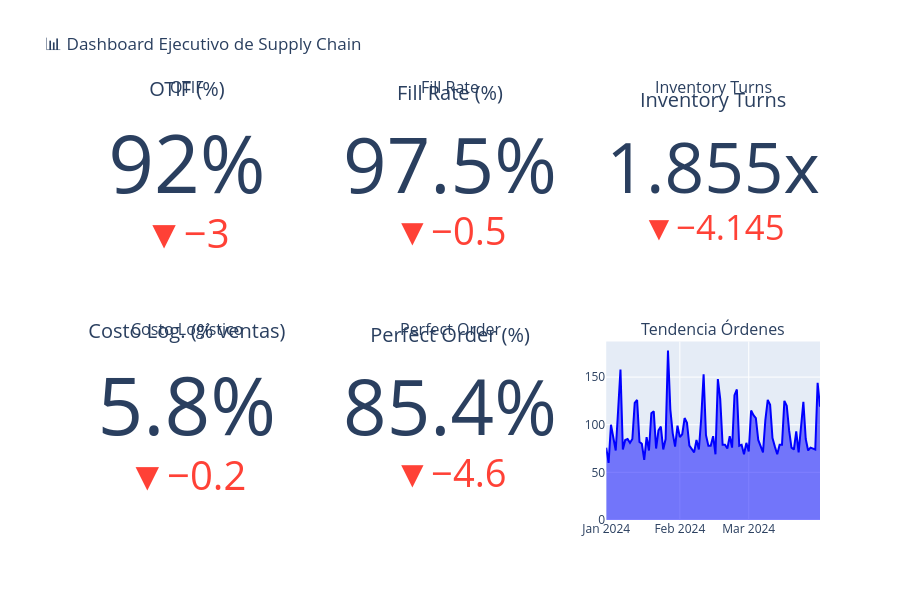

Write notebook code for a chart like this one.
### Markdown cell above
## 📊 Dashboard Consolidado

Integración de todos los KPIs en un solo vistazo.

### Code cell
# Crear dashboard con subplot
from plotly.subplots import make_subplots

fig = make_subplots(
    rows=2, cols=3,
    subplot_titles=('OTIF', 'Fill Rate', 'Inventory Turns', 
                    'Costo Logístico', 'Perfect Order', 'Tendencia Órdenes'),
    specs=[[{'type': 'indicator'}, {'type': 'indicator'}, {'type': 'indicator'}],
           [{'type': 'indicator'}, {'type': 'indicator'}, {'type': 'scatter'}]],
    vertical_spacing=0.15
)

# OTIF
fig.add_trace(go.Indicator(
    mode="number+delta",
    value=otif_rate,
    title={'text': "OTIF (%)"},
    delta={'reference': 95, 'relative': False},
    number={'suffix': '%'}
), row=1, col=1)

# Fill Rate
fig.add_trace(go.Indicator(
    mode="number+delta",
    value=fill_rate,
    title={'text': "Fill Rate (%)"},
    delta={'reference': 98, 'relative': False},
    number={'suffix': '%'}
), row=1, col=2)

# Inventory Turns
fig.add_trace(go.Indicator(
    mode="number+delta",
    value=turns,
    title={'text': "Inventory Turns"},
    delta={'reference': 6, 'relative': False},
    number={'suffix': 'x'}
), row=1, col=3)

# Costo Logístico
fig.add_trace(go.Indicator(
    mode="number+delta",
    value=logistics_pct,
    title={'text': "Costo Log. (% ventas)"},
    delta={'reference': 6, 'relative': False},
    number={'suffix': '%'}
), row=2, col=1)

# Perfect Order
fig.add_trace(go.Indicator(
    mode="number+delta",
    value=perfect_rate,
    title={'text': "Perfect Order (%)"},
    delta={'reference': 90, 'relative': False},
    number={'suffix': '%'}
), row=2, col=2)

# Tendencia órdenes diarias
daily_orders = orders.set_index('date').resample('D').size()
fig.add_trace(go.Scatter(
    x=daily_orders.index,
    y=daily_orders.values,
    mode='lines',
    name='Órdenes/día',
    line=dict(color='blue', width=2),
    fill='tozeroy'
), row=2, col=3)

fig.update_layout(
    title_text="📊 Dashboard Ejecutivo de Supply Chain",
    height=600,
    showlegend=False
)
fig.show()

print("\n✅ Dashboard generado exitosamente")

### Figure 1 — Plotly figure (JSON) as saved in the notebook; plotly's stock layout.template omitted (floating-point values rounded to 4 significant figures)
{"data": [{"delta": {"reference": 95, "relative": false}, "domain": {"x": [0, 0.2889], "y": [0.575, 1]}, "mode": "number+delta", "number": {"suffix": "%"}, "title": {"text": "OTIF (%)"}, "type": "indicator", "value": 92.0}, {"delta": {"reference": 98, "relative": false}, "domain": {"x": [0.3556, 0.6444], "y": [0.575, 1]}, "mode": "number+delta", "number": {"suffix": "%"}, "title": {"text": "Fill Rate (%)"}, "type": "indicator", "value": 97.51}, {"delta": {"reference": 6, "relative": false}, "domain": {"x": [0.7111, 1], "y": [0.575, 1]}, "mode": "number+delta", "number": {"suffix": "x"}, "title": {"text": "Inventory Turns"}, "type": "indicator", "value": 1.855}, {"delta": {"reference": 6, "relative": false}, "domain": {"x": [0, 0.2889], "y": [0, 0.425]}, "mode": "number+delta", "number": {"suffix": "%"}, "title": {"text": "Costo Log. (% ventas)"}, "type": "indicator", "value": 5.8}, {"delta": {"reference": 90, "relative": false}, "domain": {"x": [0.3556, 0.6444], "y": [0, 0.425]}, "mode": "number+delta", "number": {"suffix": "%"}, "title": {"text": "Perfect Order (%)"}, "type": "indicator", "value": 85.44}, {"fill": "tozeroy", "line": {"color": "blue", "width": 2}, "mode": "lines", "name": "Órdenes/día", "type": "scatter", "x": ["2024-01-01T00:00:00", "2024-01-02T00:00:00", "2024-01-03T00:00:00", "2024-01-04T00:00:00", "2024-01-05T00:00:00", "2024-01-06T00:00:00", "2024-01-07T00:00:00", "2024-01-08T00:00:00", "2024-01-09T00:00:00", "2024-01-10T00:00:00", "2024-01-11T00:00:00", "2024-01-12T00:00:00", "2024-01-13T00:00:00", "2024-01-14T00:00:00", "2024-01-15T00:00:00", "2024-01-16T00:00:00", "2024-01-17T00:00:00", "2024-01-18T00:00:00", "2024-01-19T00:00:00", "2024-01-20T00:00:00", "2024-01-21T00:00:00", "2024-01-22T00:00:00", "2024-01-23T00:00:00", "2024-01-24T00:00:00", "2024-01-25T00:00:00", "2024-01-26T00:00:00", "2024-01-27T00:00:00", "2024-01-28T00:00:00", "2024-01-29T00:00:00", "2024-01-30T00:00:00", "2024-01-31T00:00:00", "2024-02-01T00:00:00", "2024-02-02T00:00:00", "2024-02-03T00:00:00", "2024-02-04T00:00:00", "2024-02-05T00:00:00", "2024-02-06T00:00:00", "2024-02-07T00:00:00", "2024-02-08T00:00:00", "2024-02-09T00:00:00", "2024-02-10T00:00:00", "2024-02-11T00:00:00", "2024-02-12T00:00:00", "2024-02-13T00:00:00", "2024-02-14T00:00:00", "2024-02-15T00:00:00", "2024-02-16T00:00:00", "2024-02-17T00:00:00", "2024-02-18T00:00:00", "2024-02-19T00:00:00", "2024-02-20T00:00:00", "2024-02-21T00:00:00", "2024-02-22T00:00:00", "2024-02-23T00:00:00", "2024-02-24T00:00:00", "2024-02-25T00:00:00", "2024-02-26T00:00:00", "2024-02-27T00:00:00", "2024-02-28T00:00:00", "2024-02-29T00:00:00", "2024-03-01T00:00:00", "2024-03-02T00:00:00", "2024-03-03T00:00:00", "2024-03-04T00:00:00", "2024-03-05T00:00:00", "2024-03-06T00:00:00", "2024-03-07T00:00:00", "2024-03-08T00:00:00", "2024-03-09T00:00:00", "2024-03-10T00:00:00", "2024-03-11T00:00:00", "2024-03-12T00:00:00", "2024-03-13T00:00:00", "2024-03-14T00:00:00", "2024-03-15T00:00:00", "2024-03-16T00:00:00", "2024-03-17T00:00:00", "2024-03-18T00:00:00", "2024-03-19T00:00:00", "2024-03-20T00:00:00", "2024-03-21T00:00:00", "2024-03-22T00:00:00", "2024-03-23T00:00:00", "2024-03-24T00:00:00", "2024-03-25T00:00:00", "2024-03-26T00:00:00", "2024-03-27T00:00:00", "2024-03-28T00:00:00", "2024-03-29T00:00:00", "2024-03-30T00:00:00", "2024-03-31T00:00:00"], "xaxis": "x", "y": [76, 60, 100, 85, 73, 115, 158, 74, 84, 85, 81, 85, 123, 126, 82, 80, 63, 87, 73, 112, 114, 75, 94, 98, 74, 85, 178, 116, 91, 77, 99, 87, 90, 107, 102, 78, 75, 71, 84, 74, 107, 153, 89, 78, 78, 88, 69, 148, 127, 79, 79, 75, 88, 76, 131, 137, 78, 79, 69, 81, 72, 115, 110, 107, 84, 78, 71, 105, 126, 121, 86, 77, 69, 79, 79, 125, 120, 94, 76, 74, 93, 71, 102, 124, 85, 73, 76, 75, 74, 144, 119], "yaxis": "y"}], "layout": {"annotations": [{"font": {"size": 16}, "showarrow": false, "text": "OTIF", "x": 0.1444, "xanchor": "center", "xref": "paper", "y": 1, "yanchor": "bottom", "yref": "paper"}, {"font": {"size": 16}, "showarrow": false, "text": "Fill Rate", "x": 0.5, "xanchor": "center", "xref": "paper", "y": 1, "yanchor": "bottom", "yref": "paper"}, {"font": {"size": 16}, "showarrow": false, "text": "Inventory Turns", "x": 0.8556, "xanchor": "center", "xref": "paper", "y": 1, "yanchor": "bottom", "yref": "paper"}, {"font": {"size": 16}, "showarrow": false, "text": "Costo Logístico", "x": 0.1444, "xanchor": "center", "xref": "paper", "y": 0.425, "yanchor": "bottom", "yref": "paper"}, {"font": {"size": 16}, "showarrow": false, "text": "Perfect Order", "x": 0.5, "xanchor": "center", "xref": "paper", "y": 0.425, "yanchor": "bottom", "yref": "paper"}, {"font": {"size": 16}, "showarrow": false, "text": "Tendencia Órdenes", "x": 0.8556, "xanchor": "center", "xref": "paper", "y": 0.425, "yanchor": "bottom", "yref": "paper"}], "height": 600, "showlegend": false, "title": {"text": "📊 Dashboard Ejecutivo de Supply Chain"}, "xaxis": {"anchor": "y", "domain": [0.7111, 1]}, "yaxis": {"anchor": "x", "domain": [0, 0.425]}}}
